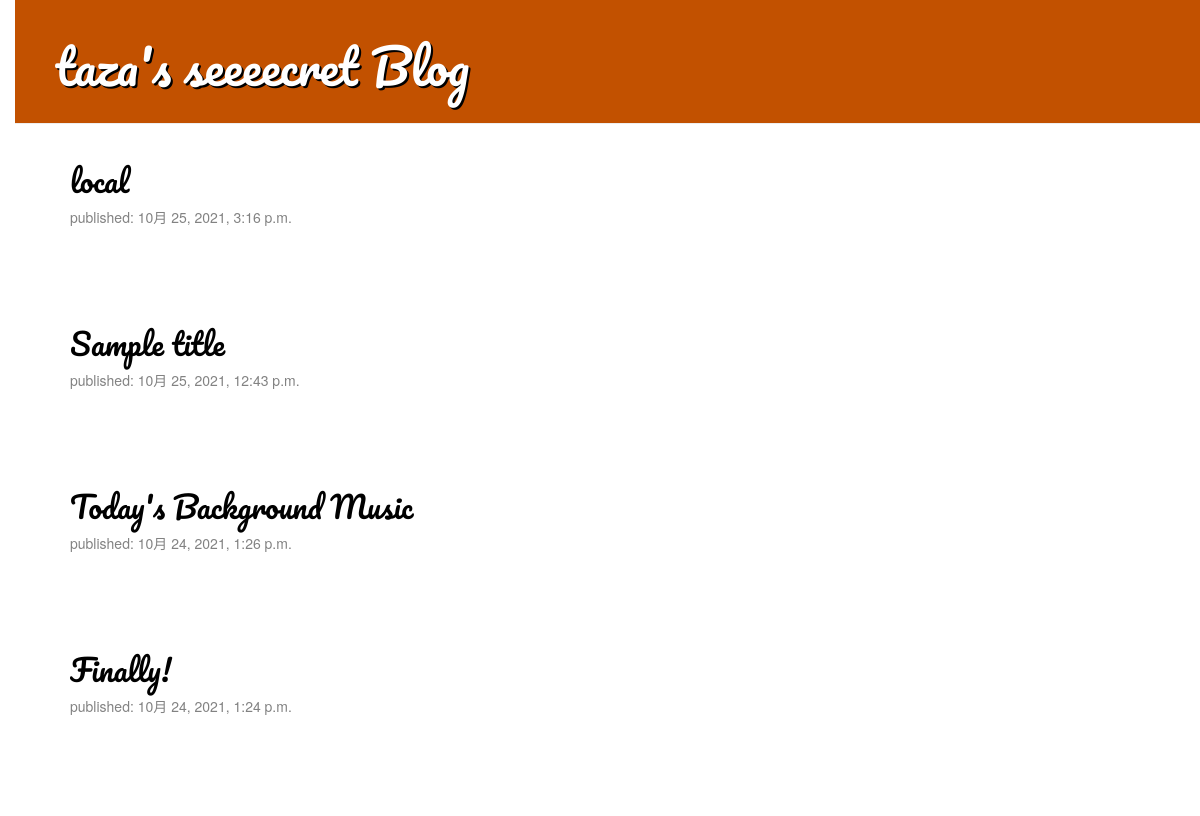
/, run on an earlier commit of the app's database.
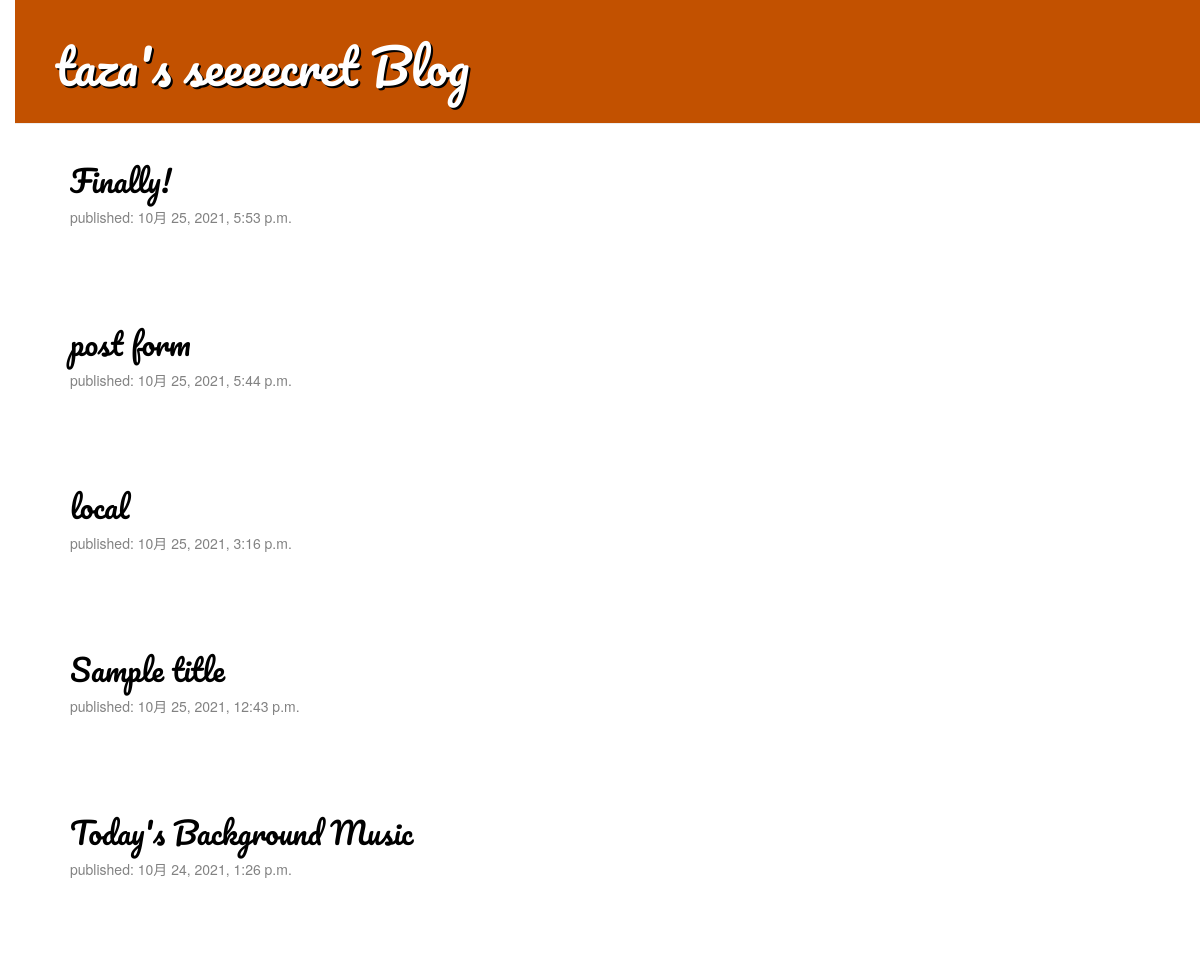
And on a later commit of the database.
### blog/models.py (models this page shows, shortened)
class Post(models.Model) :
    author = models.ForeignKey(settings.AUTH_USER_MODEL, on_delete=models.CASCADE)
    title = models.CharField(max_length=200)     #CharField-文字制限あり
    text = models.TextField()
    created_date = models.DateTimeField(default=timezone.now)
    published_date = models.DateTimeField(blank=True, null=True)

### blog/views.py (the view)
# urls.py: path('', views.PostList.as_view(), name='post_list'),
class PostList(ListView) :
    queryset = Post.objects.filter(published_date__lte=timezone.now()).order_by('-published_date')[:5]

### blog/templates/blog/post_list.html
{% extends 'blog/base.html' %}
{% block content %}
    {% for post in object_list %}
        <div class="post">
            <h2><a href="{% url 'post_detail' pk=post.pk %}">{{ post.title }}</a></h2>
            <div class="date">
                <p>published: {{ post.published_date }}</p>
            </div>
            <br>
        </div>
    {% endfor %}
{% endblock %}

### blog/templates/blog/base.html (shortened to what this page needs)
{% load static %}
<html>
    <head>
        <link rel="stylesheet" href="//maxcdn.bootstrapcdn.com/bootstrap/3.2.0/css/bootstrap.min.css">
        <link rel="stylesheet" href="//maxcdn.bootstrapcdn.com/bootstrap/3.2.0/css/bootstrap-theme.min.css">
        <link rel="stylesheet" href="{% static 'css/blog.css' %}">
    </head>
    <body>
        <div class="page-header">
                <h1><a href="/">taza's seeeecret Blog</a></h1>
        </div>
        <div class="content container">
            <div class="row">
                <div class="col-md-8">
                {% block content %}
                {% endblock %}
                </div>
            </div>
        </div>
    </body>
</html>

### blog/static/css/blog.css (style rules this page uses)
h1 a, h2 a { color: #c25100; font-family: 'Pacifico', cursive; }
body { padding-left: 15px; }
.page-header { background-color: #C25100; margin-top: 0; padding: 20px 20px 20px 40px; }
.page-header h1, .page-header h1 a, .page-header h1 a:visited, .page-header h1 a:active { color: #ffffff; font-size: 36pt; text-decoration: none; text-shadow: 2px 2px black; }
.content { margin-left: 40px; }
h1, h2, h3, h4 { font-family: 'Pacifico', cursive; }
.date { color: #828282; }
.post { margin-bottom: 70px; }
.post h2 a, .post h2 a:visited { color: #000000; }

What changed in the data, as far as the page shows it:
changed Post "Finally!": published_date "10月 24, 2021, 1:24 p.m." → "10月 25, 2021, 5:53 p.m."; moves up the list
added Post: title "post form", published_date "10月 25, 2021, 5:44 p.m."
